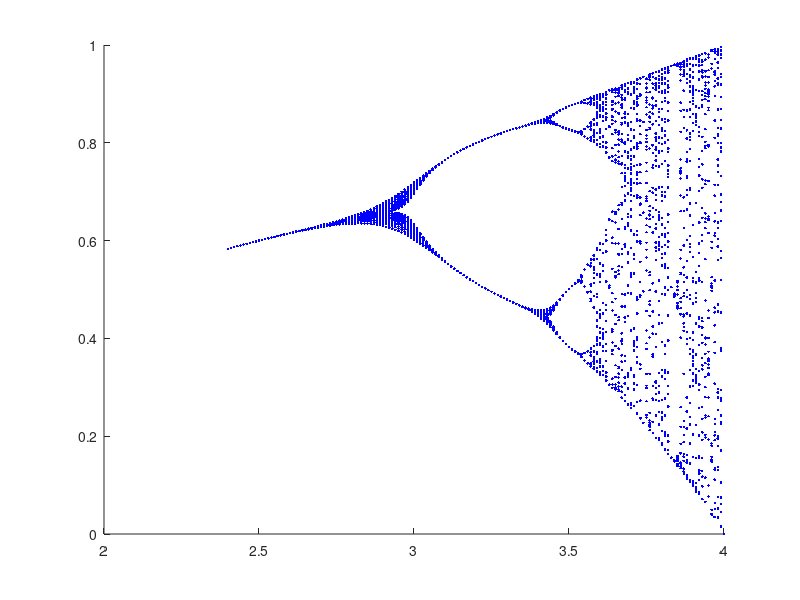

This figure's MATLAB source:
function logchaos
    clf
    hold on

    % each time through the loop we try a different value of r
    for r=2.4:0.01:4.0

        % compute the first 50 values of the sequence
        V = logmap(r, 0.5, 50);

        % trim off the first 10 values
        V = trim(V, 10);

        % make another vector the same length, all equal to r
        R = make_vector(r, length(V));

        % plot a column of points showing all the values in V
        plot(R, V, 'b.')
    end
end


function M = logmap(r, x1, n)
% use the logistic map function to compute the
% first (n) values of the sequence, starting wih
% (x1) and using parameter (r)
    X(1) = x1;

    for i=1:n-1
        X(i+1) = r * X(i) * (1 - X(i));
    end

    M = X;
end

function W = trim(V, skip)
% make a new vector that has all but the first (skip)
% elements from (V)
    n = length(V);
    for i=1:n-skip
        W(i) = V(i+skip);
    end
end

function V = make_vector(value, len)
% make a new vector with (len) elements all equal to (value)
    for i=1:len
        V(i) = value;
    end
end
